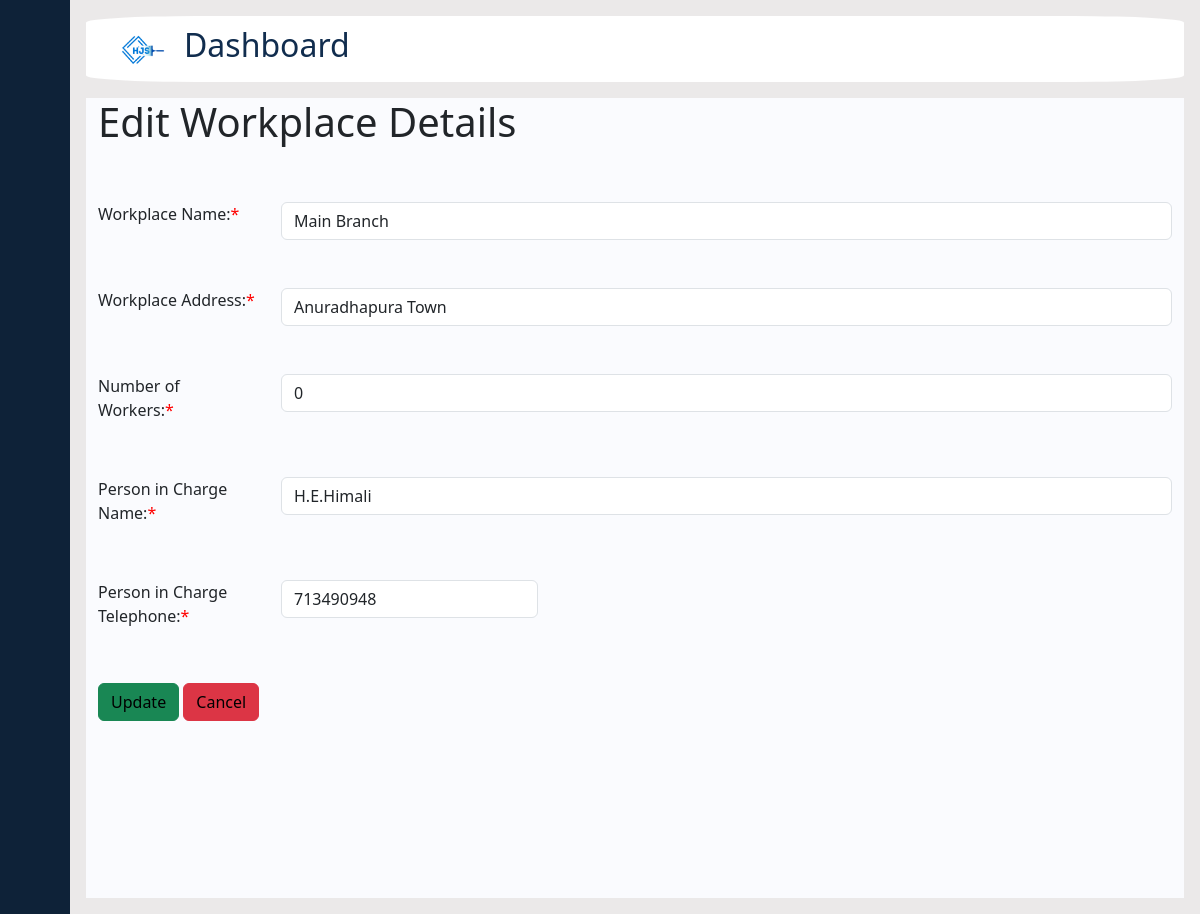
Screenshot of /Workedit.php?id=1 with the database file from the repository.
### tables this page shows
CREATE TABLE IF NOT EXISTS `workplace` (
  `work_ID` int NOT NULL AUTO_INCREMENT,
  `Work_Address` varchar(255) DEFAULT NULL,
  `Work_name` varchar(100) DEFAULT NULL,
  `No_of_workers` int NOT NULL,
  `Person_in_charge_name` varchar(100) DEFAULT NULL,
  `Person_in_charge_telephone` int DEFAULT NULL,
  PRIMARY KEY (`work_ID`)
);

### Workedit.php (the view, shortened to what this page needs)
<?php
include('db_connection.php');
include('Header.php');
$work_ID = isset($_GET['id']) ? $_GET['id'] : null;
if ($work_ID !== null) {
    $query = "SELECT * FROM `workplace` WHERE `work_ID`= '$work_ID'";
    $result = mysqli_query($conn, $query);
    if (!$result) {
        die("Query failed: " . mysqli_error($conn));
    } else {
        $row = mysqli_fetch_assoc($result);
    }
} else {
    echo "ID is not set.";
}
    ?>
<!DOCTYPE html>
<html lang="en">
<head>
    <link href="https://cdn.jsdelivr.net/npm/bootstrap@5.3.0-alpha3/dist/css/bootstrap.min.css" rel="stylesheet">
</head>
<body>
    <section>
        <div class="main">
            <div class="container">
                <h1 class="head">Edit Workplace Details</h1><br><br>
                <form action="Workedit.php?Newwork_ID=<?php echo $work_ID; ?>" method="post">
                    <div class="row">
                        <legend class="col-form-label col-sm-2 pt-0">Workplace Name:<span class="required">*</span></legend>
                        <div class="col">
                            <input type="text" class="form-control" name="Work_name" value="<?php echo $row['Work_name']?>">
                        </div>
                    </div><br><br>
                    <div class="row">
                        <legend class="col-form-label col-sm-2 pt-0">Workplace Address:<span class="required">*</span></legend>
                        <div class="col">
                            <input type="text" class="form-control" name="Work_Address" value="<?php echo $row['Work_Address']?>">
                        </div>
                    </div><br><br>
                    <div class="row">
                        <legend class="col-form-label col-sm-2 pt-0">Number of Workers:<span class="required">*</span></legend>
                        <div class="col">
                            <input type="text" class="form-control" name="No_of_workers" value="<?php echo $row['No_of_workers']?>" >
                        </div>
                    </div><br><br>
                    <div class="row">
                        <legend class="col-form-label col-sm-2 pt-0">Person in Charge Name:<span class="required">*</span></legend>
                        <div class="col">
                            <input type="text" class="form-control" name="Person_in_charge_name" value="<?php echo $row['Person_in_charge_name']?>" >
                        </div>
                    </div><br><br>
                    <div class="row">
                        <legend class="col-form-label col-sm-2 pt-0">Person in Charge Telephone:<span class="required">*</span></legend>
                        <div class="col-auto">
                            <input type="text" class="form-control" name="Person_in_charge_telephone"  value="<?php echo $row['Person_in_charge_telephone']?>">
                        </div>
                    </div><br><br>
                    <div>
                        <button type="submit" class="btn btn-success"style="color:black;" name="update">Update</button>
                        <a href="Workview.php" class="btn btn-danger" style="color:black;">Cancel</a>
                    </div>
                </form>
            </div>
        </div>
    </section>
</body>
</html>

### styles.css (style rules this page uses)
a { text-decoration: none; }
h1 { font-weight: 600; font-size: 1.5rem; }
body { font-family: 'Poppins', sans-serif; }
.main { min-height: 100vh; width: 100%; overflow: hidden; transition: all 0.35s ease-in-out; background-color: #fafbfe; }
.required { color: red; }
.btn { background-color: #DBE2EF; }

### rows the page displays
workplace: Work_name "Main Branch", Work_Address "Anuradhapura Town", No_of_workers "0", Person_in_charge_name "H.E.Himali", Person_in_charge_telephone "713490948"
